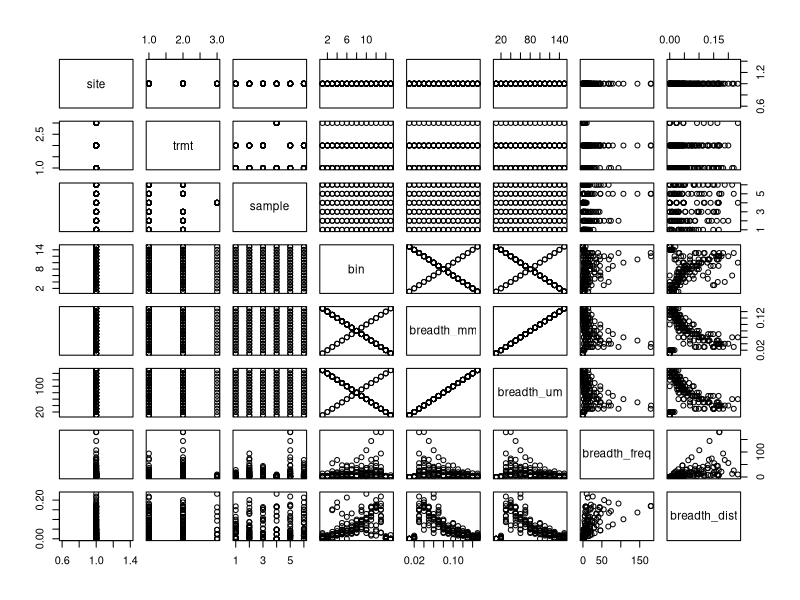

R code for this plot: (Note: this script raises an error after producing the figure.)
# Erin Rooney
# August 3 2020
# Pore throat statistics

breadthdata_csv = read.csv("processed/ftc_porethroatdist_july312020_2.csv") 
plot(breadthdata_csv)
rep_1 = breadthdata_csv[breadthdata_csv$sample=="40_50_16",]

tool = breadthdata_csv[breadthdata_csv$site=="tool,"]
breadth_freq = breadthdata_csv$"breadth_freq"
trmt = breadthdata_csv$"trmt"
bindat = breadthdata_csv$"bin"
sample = breadthdata_csv$"sample"


################

#breadth_aov1 = aov("breadth_dist" ~ "trmt" * "bin", data = tool)
#summary(breadth_aov1)


breadth.aov1 <- aov(breadth_freq ~ trmt, data = tool)
summary.aov(breadth.aov1)


breadth.aov2 <- aov(breadth_freq ~ trmt * bin, data = tool)
summary.aov(breadth.aov2)

breadth.aov3 <- aov(breadth_freq ~ bin + trmt, data = tool)
summary.aov(breadth.aov3)

breadth.aov4 <- aov(breadth_freq ~ bin * sample, data = tool)
summary.aov(breadth.aov4)

################

library(ggplot2)

################

p -> ggplot(tool, aes(x = bin, y=breadth_freq, color = trmt))+
  geom_boxplot()+
  #geom_density(adjust=0.5)+
  
  # labs (title = "Impact of Freeze/Thaw Cycles on Pore Size Distribution",
  #subtitle = "40-50 cm, 16% moisture",
  #caption = "Permafrost Soil Aggregate from Toolik, Alaska",
  #tag = "Figure 1",
  #x = expression (bold ("Pore Throat Diameter, um")),
  #y = expression (bold ("Distribution, %")))
  
  p + #scale_fill_manual(values=c("Black", "White")) +
  #annotate("text", x = 2.25, y = 0.070, label = "P value < 0.5") +
  guides(fill = guide_legend(reverse = TRUE, title = NULL)) 

################

p = ggplot(tool, aes(x = trmt, y=breadth_freq, fill = bin))+
  geom_boxplot() +
  ylim(0, 100)

p + guides(fill = guide_legend(reverse = FALSE, title = "Bins"))

###############

p = ggplot(tool, aes(x = bin, y=breadth_freq, fill = trmt))+
  geom_boxplot() +
  ylim(0, 100)

p + guides(fill = guide_legend(reverse = FALSE, title = "Bins"))


###############

#bp = ggplot() +
 # geom_line(data = tool, aes(y=breadth_freq, x = trmt, color = sample)) 
  

#bp + facet_grid(. ~ sample)



###############3

p = ggplot(tool, aes(x = bin, y=breadth_dist, color = trmt ))+
  geom_line(size = 1)+
  #geom_density(adjust=0.5)+
  
  labs (title = "Impact of Freeze/Thaw Cycles on Pore Size Distribution",
        subtitle = "40-50 cm, 16% moisture",
        caption = "Permafrost Soil Aggregate from Toolik, Alaska",
        tag = "Figure 1",
        x = expression (bold ("Pore Throat Diameter, um")),
        y = expression (bold ("Distribution, %")))

p + scale_color_manual(values=c("#00FFFF", "#996633"))




##############

p = ggplot(rep_1, aes(x = breadth_um, y=breadth_dist, color = trmt ))+
  geom_line(size = 1)+
  #geom_density(adjust=0.5)+
  
  labs (title = "Impact of Freeze/Thaw Cycles on Pore Size Distribution",
        subtitle = "40-50 cm, 16% moisture",
        caption = "Permafrost Soil Aggregate from Toolik, Alaska",
        tag = "Figure 1",
        x = expression (bold ("Pore Throat Diameter, um")),
        y = expression (bold ("Distribution, %")))

p + scale_color_manual(values=c("#00FFFF", "#996633"))

###################

library(tidyr)

bindat_aov1 = aov(data = tool, "breadth_dist" ~ "trmt")
summary(bindat_aov1)

bindat_aov1 = aov("breadth_dist" ~ "trmt", data = tool)
summary(bindat_aov1)

aov()


###############

rep_2 = breadthdata_csv[breadthdata_csv$sample=="40_50_28",]

p = ggplot(rep_2, aes(x = breadth_um, y=breadth_dist, color = trmt ))+
  geom_line(size = 1)+
  #geom_density(adjust=0.5)+
  
  labs (title = "Impact of Freeze/Thaw Cycles on Pore Size Distribution",
        subtitle = "40-50 cm, 28% moisture",
        caption = "Permafrost Soil Aggregate from Toolik, Alaska",
        tag = "Figure 2",
        x = expression (bold ("Pore Throat Diameter, um")),
        y = expression (bold ("Distribution, %")))

p + scale_color_manual(values=c("#00FFFF", "#996633"))


###############

rep_3 = breadthdata_csv[breadthdata_csv$sample=="28_38_28",]

p = ggplot(rep_3, aes(x = breadth_um, y=breadth_dist, color = trmt ))+
  geom_line(size = 1)+
  #geom_density(adjust=0.5)+
  
  labs (title = "Impact of Freeze/Thaw Cycles on Pore Size Distribution",
        subtitle = "28-38 cm, 28% moisture",
        caption = "Permafrost Soil Aggregate from Toolik, Alaska",
        tag = "Figure 3",
        x = expression (bold ("Pore Throat Diameter, um")),
        y = expression (bold ("Distribution, %")))


p + scale_color_manual(values=c("#00FFFF", "#996633"))

###################

rep_4 = breadthdata_csv[breadthdata_csv$sample=="28_38_12",]

p = ggplot(rep_4, aes(x = breadth_um, y=breadth_dist, color = trmt ))+
  geom_line(size = 1)+
  #geom_density(adjust=0.5)+
  
  labs (title = "Impact of Freeze/Thaw Cycles on Pore Size Distribution",
        subtitle = "28-38 cm, 16% moisture",
        caption = "Permafrost Soil Aggregate from Toolik, Alaska",
        tag = "Figure 4",
        x = expression (bold ("Pore Throat Diameter, um")),
        y = expression (bold ("Distribution, %")))

p + scale_color_manual(values=c("#00FFFF", "#996633"))


###################

rep_5 = breadthdata_csv[breadthdata_csv$sample=="41_50_16",]

p = ggplot(rep_5, aes(x = breadth_um, y=breadth_dist, color = trmt))+
  geom_line(size = 1)+
  #geom_density(adjust=0.5)+
  
  labs (title = "Impact of Freeze/Thaw Cycles on Pore Size Distribution",
        subtitle = "41-50 cm, 16% moisture",
        caption = "Permafrost Soil Aggregate from Toolik, Alaska",
        tag = "Figure 5",
        x = expression (bold ("Pore Throat Diameter, um")),
        y = expression (bold ("Distribution, %")))

p + scale_color_manual(values=c("#00FFFF", "#996633"))


####################

rep_6 = breadthdata_csv[breadthdata_csv$sample=="41_50_28",]

p = ggplot(rep_6, aes(x = breadth_um, y=breadth_dist, color = trmt))+
  geom_line(size = 1)+
  #geom_density(adjust=0.5)+
  
  labs (title = "Impact of Freeze/Thaw Cycles on Pore Size Distribution",
        subtitle = "41-50 cm, 28% moisture",
        caption = "Permafrost Soil Aggregate from Toolik, Alaska",
        tag = "Figure 6",
        x = expression (bold ("Pore Throat Diameter, um")),
        y = expression (bold ("Distribution, %")))

p + scale_color_manual(values=c("#00FFFF", "#996633"))

